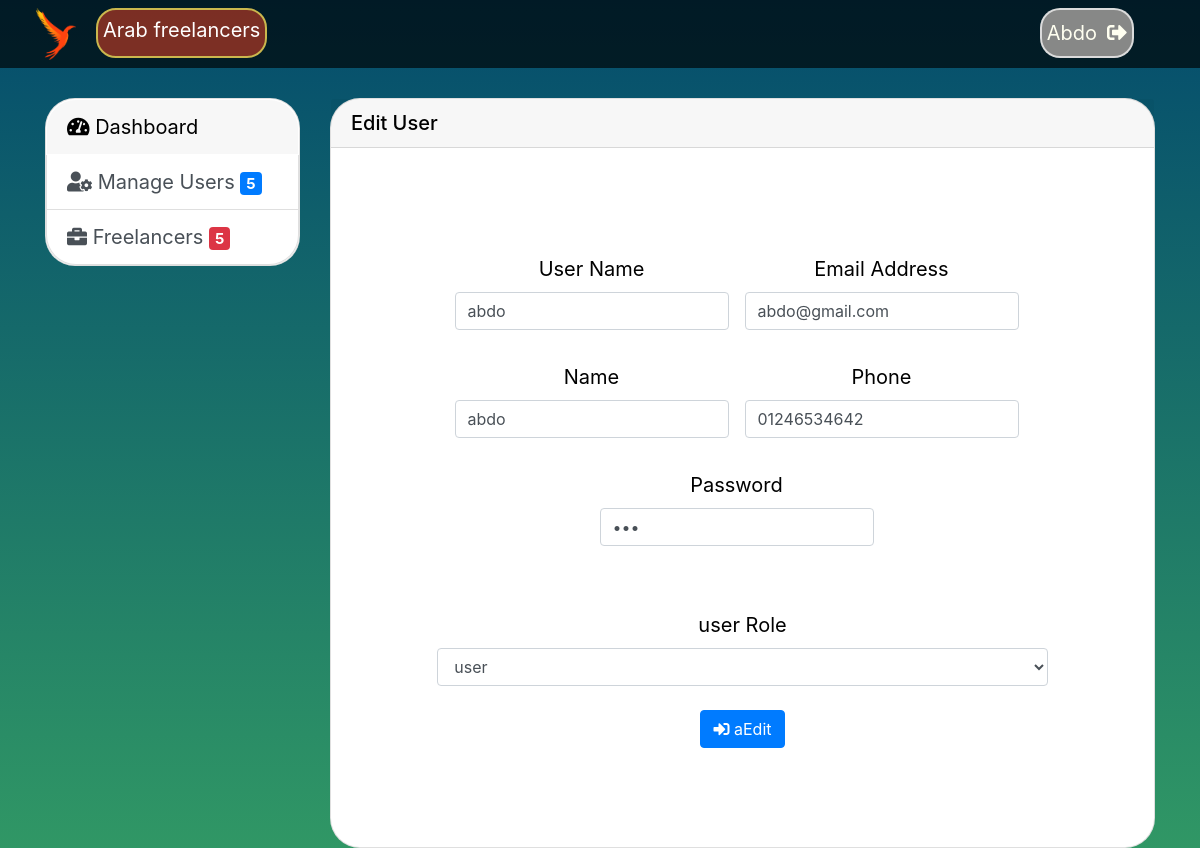
/admin/dashboard.php?page=edit&id=8 (signed in), run on the app's committed database.
### tables this page shows
CREATE TABLE `create_users` (
  `id` int(11) NOT NULL,
  `username` varchar(50) DEFAULT NULL,
  `email` varchar(50) DEFAULT NULL,
  `name` varchar(50) DEFAULT NULL,
  `phone` varchar(20) DEFAULT NULL,
  `pass` varchar(100) DEFAULT NULL,
  `role` int(11) DEFAULT NULL
);

### admin/edit.php (the view, shortened to what this page needs)
<?php
    if(isset($_GET['id'])){
        $id = $_GET['id'];
        $getUser = "SELECT * FROM create_users  WHERE  id='$id' ";
        $result = mysqli_query($connection,$getUser);
        $row = $result->fetch_assoc();
?>
<form  method="post"  class="formcenter text-center">
    <div class="form-check form-check-inline">
        <div class="form-group">
            <label >User Name</label>
            <input type="text" name="username" id="username" class="form-control" value ="<?= $row['username'] ?>" >
        </div>
        <div class="form-group">
            <label for="exampleInputEmail1">Email Address</label>
            <input type="email" name="email" class="form-control" value ="<?= $row['email'] ?>"  >
        </div>
    </div>
    <div class="form-check form-check-inline">
        <div class="form-group">
        <label > Name</label>
        <input type="text" name="name" id="name" class="form-control" value ="<?= $row['name'] ?>" >
        </div>
        <div class="form-group">
        <label > Phone </label>
        <input type="tel" name="phone" class="form-control"  aria-describedby="emailHelp"  value ="<?= $row['phone'] ?>">
        </div>
    </div>
    <div class="form-check form-check-inline">
            <div class="form-group">
            <label for="exampleInputPassword1">Password</label>
            <input type="password" name="password" class="form-control" id= "password"  value ="<?= $row['pass'] ?>">
            </div>
    </div>
    <div class="form-group check-password">
    </div>
        <div class="form-group">
            <label>user Role</label>
            <select class="form-control" name="role"  >
            <?php
                if ($row['role'] == '0') {
                    echo " <option>super admin</option>";
                    }else if($users['role'] == 1 ){
                    echo " <option> admin</option>";
                    }else{
                        echo " <option>user </option>";
                    }
                ?>
            </select>
        </div>
    <button id ="fullwidth" type="submit" name="submit" class="btn btn-primary  " > <i class="fas fa-sign-in-alt"></i> aEdit</button>
</form>
<?php
}
?>

### admin/css/app.css (style rules this page uses)
* { margin: 0; padding: 0; }
body { margin: 0; padding: 0; height: 100%; background: rgb(9, 226, 136); background: linear-gradient(0deg, rgb(48, 151, 101) 0%, rgb(4, 76, 109) 100%); background-repeat: no-repeat; background-attachment: fixed; background-position: center; font-size: 20px; }
.formcenter { padding: 10%; }
.form-group { padding: 8px; }
.check-password { color: red; font: bold; }

### data on the page
create_users: username "abdo", email "abdo@gmail.com", name "abdo", phone "01246534642", role "user"

### other printed values
$_SESSION['name'] "Abdo"
getTotals('create_users') "5"
getTotals('freelancers') "5"
